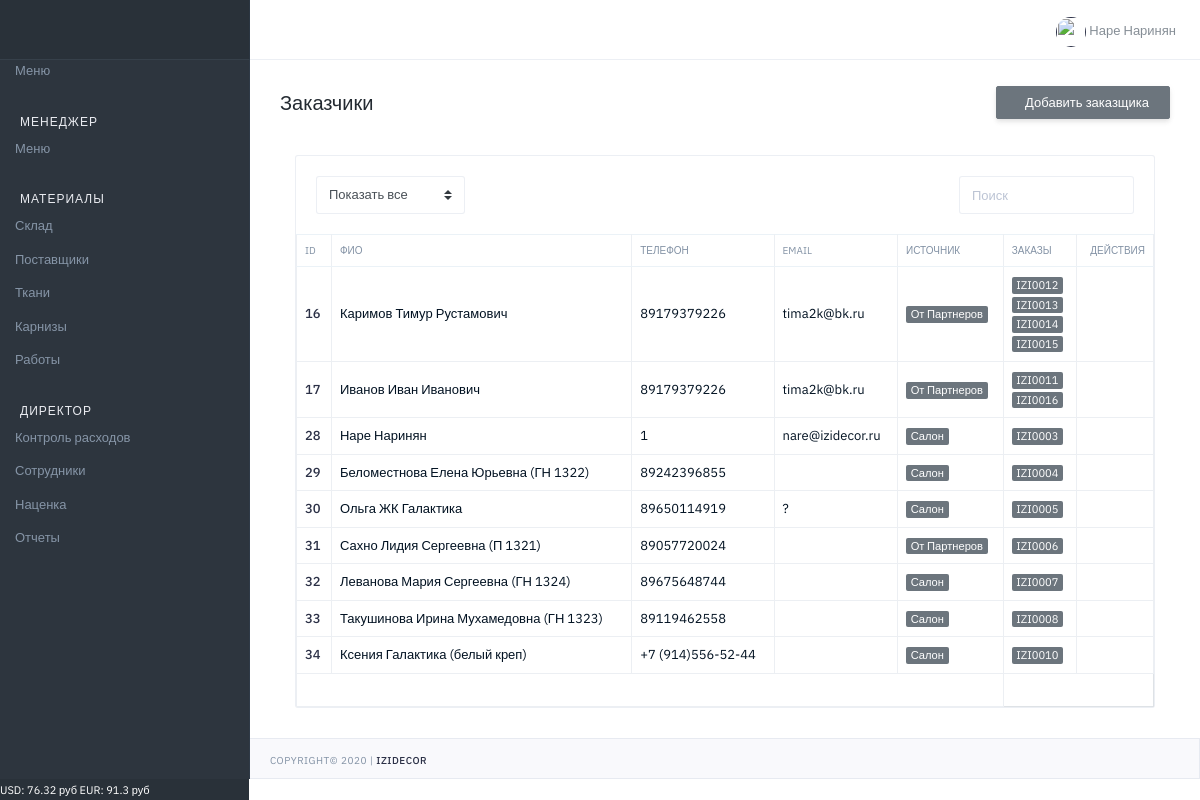
/izi/customers/list/ (signed in), run on the app's committed database.
### markup/models.py (models this page shows, shortened)
class MarkupCurrency(models.Model):
    name = models.CharField(verbose_name='Название', max_length=100)
    value = models.FloatField(verbose_name='Значение', default=0)

### orders/models.py (models this page shows, shortened)
class Customer(models.Model):
    SOURCE_T = (
        (0, 'От Партнеров'),
        (1, 'Социальные сети'),
        (2, 'Маркетплейс'),
        (3, 'Телефон'),
        (4, 'Салон'),
    )
    order = models.ManyToManyField(Order, verbose_name='Заказ')
    name = models.CharField(verbose_name='ФИО', max_length=100)
    phone = models.CharField(verbose_name='Телефон', max_length=100, blank=True)
    email = models.CharField(verbose_name='email', max_length=100, blank=True)
    address = models.CharField(verbose_name='Адрес', max_length=300, blank=True)
    pass_series = models.CharField(verbose_name='Серия', max_length=10, blank=True)
    pass_number = models.CharField(verbose_name='Номер', max_length=10, blank=True)
    pass_date = models.CharField(verbose_name='Дата выдачи', max_length=10, blank=True)
    pass_issued = models.CharField(verbose_name='Выдан', max_length=300, blank=True)
    source_t = models.IntegerField(verbose_name='Источник', choices=SOURCE_T, default=0)
    user = models.ForeignKey(User, on_delete=models.CASCADE, verbose_name='Пользователь', blank=True, null=True)
    date_created = models.DateTimeField(verbose_name='Дата создания', auto_now_add=True, null=True)

class Order(models.Model):
    STATUS_V = (
        (0, 'Запланирован'),
        (1, 'КП подготовлено'),
        (2, 'КП утверждено'),
        (3, 'Договор подготовлен'),
        (4, 'Договор подписан'),
        (5, 'Аванс получен'),
        (6, 'Материалы заказаны'),
        (7, 'Материалы оплачены'),
        (8, 'Материалы отгружены'),
        (9, 'Работы заказаны'),
        (10, 'Заказ выдан'),
        (11, 'Архив'),
    )
    STATUS_CSS = (
        (0, 'secondary'),
        (1, 'secondary'),
        (2, 'secondary'),
        (3, 'info'),
        (4, 'info'),
        (5, 'primary'),
        (6, 'primary'),
        (7, 'primary'),
        (8, 'primary'),
        (9, 'primary'),
        (10, 'success'),
        (11, 'warning'),
    )
    STATUS_P = (
        (0, 0),
        (1, 10),
        (2, 20),
        (3, 30),
        (4, 40),
        (5, 50),
        (6, 60),
        (7, 70),
        (8, 80),
        (9, 90),
        (10, 100),
        (11, 0)
    )
    STATUS_V_T = (
        (0, 'Не заказаны'),
        (1, 'Заказаны'),
        (2, 'Оплачены'),
        (3, 'Отгружены'),
    )
    STATUS_V_D = (
        (0, 'Нет скидки'),
        (1, 'Не согласована'),
        (2, 'Согласована'),
        (3, 'Отказано'),
    )
    STATUS_V_D2 = (
        (0, 'Нет скидки'),
        (1, 'Ожидание согласования'),
        (2, 'Согласована'),
        (3, 'Отказано'),
        (4, 'Частичное согласование'),
    )
    number = models.CharField(verbose_name='Номер', max_length=100, blank=True, null=True, default=GetCountOrder)
    status = models.IntegerField(verbose_name='Статус', choices=STATUS_V, default=0)
    status_css = models.IntegerField(verbose_name='Статус', choices=STATUS_CSS, default=0)
    progress = models.IntegerField(verbose_name='Прогресс', choices=STATUS_P, default=0)
    textile_state = models.IntegerField(verbose_name='Состояние по текстилю', choices=STATUS_V_T, default=0)
    cornice_state = models.IntegerField(verbose_name='Состояние по карнизам', choices=STATUS_V_T, default=0)
    work_state = models.IntegerField(verbose_name='Состояние по работам', choices=STATUS_V_T, default=0)
    discount_status = models.IntegerField(verbose_name='Общий статус скидки', choices=STATUS_V_D2, default=0)
    discount_t = models.FloatField(verbose_name='Скидка к текстилю', max_length=100, blank=True, null=True, default=1)
    discount_t_s = models.IntegerField(verbose_name='Статус скидки', choices=STATUS_V_D, default=0)
    discount_c = models.FloatField(verbose_name='Скидка к карнизам', max_length=100, blank=True, null=True, default=1)
    discount_c_s = models.IntegerField(verbose_name='Статус скидки', choices=STATUS_V_D, default=0)
    discount_w = models.FloatField(verbose_name='Скидка к работам', max_length=100, blank=True, null=True, default=1)
    discount_w_s = models.IntegerField(verbose_name='Статус скидки', choices=STATUS_V_D, default=0)
    discount_view = models.IntegerField(verbose_name='Просмотр скидки', default=0)
    date_created = models.DateTimeField(verbose_name='Дата создания', auto_now_add=True, null=True)
    date_finished = models.DateField(verbose_name='Дата исполнения', blank=True, null=True)
    user = models.ForeignKey(User, on_delete=models.CASCADE, verbose_name='Пользователь', blank=True, null=True)
    user_view = models.IntegerField(verbose_name='Просмотр', default=0)

### common/views.py (the view)
# urls.py: path('customers/list/', CustomerList, name="customers_list"),
@login_required(login_url='login')
def CustomerList(request):
    qs = Customer.objects.all()
    return render(request, 'common/customers.html', context={'qs': qs})

### main/template_tags/custom_tags.py (called while the page is built)
@register.filter(name='has_group')
def has_group(user, group_name):
    return user.groups.filter(name=group_name).exists()

@register.simple_tag()
def get_currency():
    usd = MarkupCurrency.objects.get(name='USD')
    eur = MarkupCurrency.objects.get(name='EUR')
    f = f'USD: {round(usd.value,2)} руб  EUR: {round(eur.value,2)} руб'
    return f

### common/templates/common/customers.html (shortened to what this page needs)
{% extends "main/base.html" %}
{% block title_h1 %}Заказчики{% endblock %}
{% block breadcrumb_buttons %}
    <button onclick="location.href='{% url 'common:customer_create' %}'" type="button" class="btn btn-secondary mb-2 mb-md-0 d-none d-lg-block pd-t-6-force pd-b-5-force" >
    Добавить заказщика</button>
{% endblock %}
{% block body_content %}
                     <div class="col-md-12 col-lg-12">
                        <div class="card mg-b-30">
                           <div class="card-body pd-0">
                              <div class="row">
                                 <div class="mg-20 form-inline wd-100p">
                                    <div class="col-sm-6">
                                       <div class="form-group">
                                          <select id="foo-filter-status" class="custom-select">
                                             <option value="">Показать все</option>
                                          </select>
                                       </div>
                                    </div>
                                    <div class="col-sm-6">
                                       <div class="form-group ft-right">
                                          <input id="foo-search" type="text" placeholder="Поиск" class="form-control" autocomplete="off">
                                       </div>
                                    </div>
                                 </div>
                              </div>
                              <table id="foo-filtering" class="table table-bordered table-hover toggle-circle" data-page-size="50">
                                  <thead class="tx-10 tx-uppercase">
                                     <tr>
                                        <th>ID</th>
                                        <th>ФИО</th>
                                        <th>Телефон</th>
                                        <th>email</th>
                                        <th>Источник</th>
                                         <th>Заказы</th>
                                        <th class="tx-right">Действия</th>
                                     </tr>
                                  </thead>
                                 <tbody>
                                    {% for q in qs %}
                                        <tr class="odd gradeX">
                                            <td><a href="">{{q.id}}</a></td>
                                            <td>{{ q.name }}</td>
                                            <td>{{ q.phone }}</td>
                                            <td>{{ q.email }}</td>
                                            <td><span class="badge badge-secondary">{{q.get_source_t_display}}</span></td>
                                            <td>
                                                {% for order in q.order.all %}
                                                    <span class="badge badge-secondary">{{ order.number }}</span><br>
                                                {% endfor %}
                                            </td>
                                            <td class="tx-right">
                                                <a href="{% url 'common:customer_edit' id=q.id %}"  title="" data-toggle="tooltip" data-original-title="Изменить"></a>
                                            </td>
                                        </tr>
                                    {% endfor %}
                                 </tbody>
                                 <tfoot>
                                    <tr>
                                       <td colspan="5">
                                       </td>
                                    </tr>
                                 </tfoot>
                              </table>
                           </div>
                        </div>
                     </div>
{% endblock %}

### main/templates/main/main_elements/footer.html
<div class="sidebar-footer">
   <span class="tx tx-11 tx-white">{% get_currency %}</span>
</div>

### main/templates/main/main_elements/notification.html (shortened to what this page needs)
<div class="header-right pull-right">
 <ul class="list-inline justify-content-end">
    {% if user.is_authenticated %}
       <li class="list-inline-item dropdown">
          <a  href="" role="button" data-toggle="dropdown" aria-haspopup="true" aria-expanded="false">
          <img src="/static/main/assets/images/users-face/female_icon.png" class="img-fluid wd-30 ht-30 rounded-circle" alt="">
             <span class="tx-13 tx-gray-600">{{ user.get_full_name }}</span>
          </a>
       </li>
    {% endif %}
 </ul>
</div>

### data on the page
MarkupCurrency: value.value "USD: 76.32 руб EUR: 91.3 руб"
Customer: id "16", name "Каримов Тимур Рустамович", phone "89179379226", email "tima2k@bk.ru", source_t "От Партнеров"
Order: number "IZI0012"
Order: number "IZI0013"
Order: number "IZI0014"
Order: number "IZI0015"
Customer: id "17", name "Иванов Иван Иванович", phone "89179379226", email "tima2k@bk.ru", source_t "От Партнеров"
Order: number "IZI0011"
Order: number "IZI0016"
Customer: id "28", name "Наре Наринян", phone "1", email "nare@izidecor.ru", source_t "Салон"
Order: number "IZI0003"
Customer: id "29", name "Беломестнова Елена Юрьевна (ГН 1322)", phone "89242396855", source_t "Салон"
Order: number "IZI0004"
Customer: id "30", name "Ольга ЖК Галактика", phone "89650114919", email "?", source_t "Салон"
Order: number "IZI0005"
Customer: id "31", name "Сахно Лидия Сергеевна (П 1321)", phone "89057720024", source_t "От Партнеров"
Order: number "IZI0006"
Customer: id "32", name "Леванова Мария Сергеевна (ГН 1324)", phone "89675648744", source_t "Салон"
Order: number "IZI0007"
Customer: id "33", name "Такушинова Ирина Мухамедовна (ГН 1323)", phone "89119462558", source_t "Салон"
Order: number "IZI0008"
Customer: id "34", name "Ксения Галактика (белый креп)", phone "+7 (914)556-52-44", source_t "Салон"
Order: number "IZI0010"

### other printed values
{{ user.get_full_name }} "Наре Наринян"
